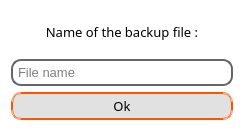
<?xml version="1.0" encoding="UTF-8"?>
<ui version="4.0">
 <class>addNameBackupFile</class>
 <widget class="QDialog" name="addNameBackupFile">
  <property name="geometry">
   <rect>
    <x>0</x>
    <y>0</y>
    <width>244</width>
    <height>131</height>
   </rect>
  </property>
  <property name="windowTitle">
   <string>Backup file</string>
  </property>
  <property name="styleSheet">
   <string notr="true">background-color:rgb(255, 255, 255);</string>
  </property>
  <layout class="QVBoxLayout" name="verticalLayout">
   <item>
    <widget class="QLabel" name="label">
     <property name="font">
      <font>
       <family>Arial Black</family>
       <pointsize>10</pointsize>
      </font>
     </property>
     <property name="text">
      <string>Name of the backup file :</string>
     </property>
     <property name="alignment">
      <set>Qt::AlignCenter</set>
     </property>
    </widget>
   </item>
   <item>
    <widget class="QLineEdit" name="nameFile">
     <property name="font">
      <font>
       <family>Arial</family>
       <pointsize>10</pointsize>
      </font>
     </property>
     <property name="cursor">
      <cursorShape>IBeamCursor</cursorShape>
     </property>
     <property name="styleSheet">
      <string notr="true">QLineEdit {
	border: 2px solid rgb(102, 102, 102);
    border-width: 2px;
    border-radius: 10px;
	padding-left: 10px;
	padding-right: 10 px;
 	padding: 3px;
}

QLineEdit:hover
{
	border: 2px solid rgb(255, 85, 0);
}</string>
     </property>
     <property name="placeholderText">
      <string>File name</string>
     </property>
    </widget>
   </item>
   <item>
    <widget class="QPushButton" name="pushButton">
     <property name="font">
      <font>
       <family>Arial Black</family>
       <pointsize>10</pointsize>
      </font>
     </property>
     <property name="styleSheet">
      <string notr="true">QPushButton {
	background-color:rgb(225, 225, 225);
	border-style: double;
    border-width: 2px;
    border-radius: 10px;
    border-color: rgb(255, 85, 0);
    padding: 3px;
}

QPushButton:hover
{
	border: 2px solid rgb(255, 85, 0);
	background-color:rgb(255, 85, 0);
}

QPushButton:pressed {
    background-color:rgb(229, 76, 0);
}</string>
     </property>
     <property name="text">
      <string>Ok</string>
     </property>
    </widget>
   </item>
  </layout>
 </widget>
 <resources/>
 <connections/>
</ui>
